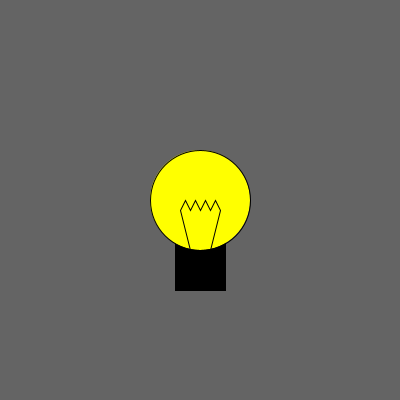
Frame 1 (no input)
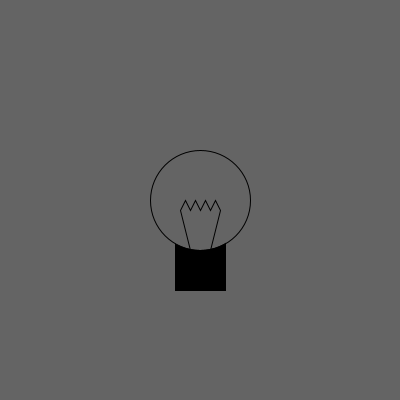
Frame 60 (the mouse pressed at the canvas centre just before this capture)
Frame 120 (the mouse held since frame 60 and released just before this capture): identical to frame 60, image omitted

The Processing sketch that drew these frames (run headless with seeded random() and noise(); from frame 60 on, the mouse is pressed at the canvas centre):

// Processing sketch: processing_33823
// ── processing_33823.pde

//with code from Ben Norskov

int timeOff = 2000;
int timeOn = 1000;
int lastTime;
boolean lightOn = true;

void setup() {
  smooth();
  size(400, 400);
  
  lastTime = millis();
  println(lastTime);
}
 
void draw() {
  background(100);
  //I'm drawing the bulb in the middle of the screen, but could draw it anywhere, cause of the handy function I wrote.
  drawBulb(int(width * .5), int(height * .5));
}
 
void drawBulb(int center_x, int center_y) {
  //draw bulb base first
  fill(0);
  rect(center_x - 25, center_y + 40, 50, 50);
   
   if(lightOn == true){
     //show yellow circle
     //draw a yellow circle
     fill(255, 255, 0);
     ellipse(center_x, center_y, 100, 100);
     
     if(timeOn < millis() - lastTime){
       lightOn = false;
       lastTime = millis();
       println("light switched off");
     }
   
   }else{
     fill(100);
     ellipse(center_x, center_y, 100, 100);
     
     if(timeOff < millis() - lastTime){
       lightOn = true;
       lastTime = millis();
       println("light switched on");
     }
   }
   
   
  
 
  
  // draw fillament
  noFill();
  beginShape();
  vertex(center_x - 10, center_y + 50);
  //this for loop is to draw the jagged part of the fillament
  //using for loops inside of begin and end shape is very powerful
  //and in this case saved me many lines of code
  for (int i = center_x - 20; i <= center_x + 20; i+=5) {
    //Put very simply it makes a jagged line 10 px high. -Ben
    vertex(i, center_x + 10 - i % 2 * 10);
  }
  vertex(center_x + 10, center_y + 50);
  endShape();
   
}

                
                
